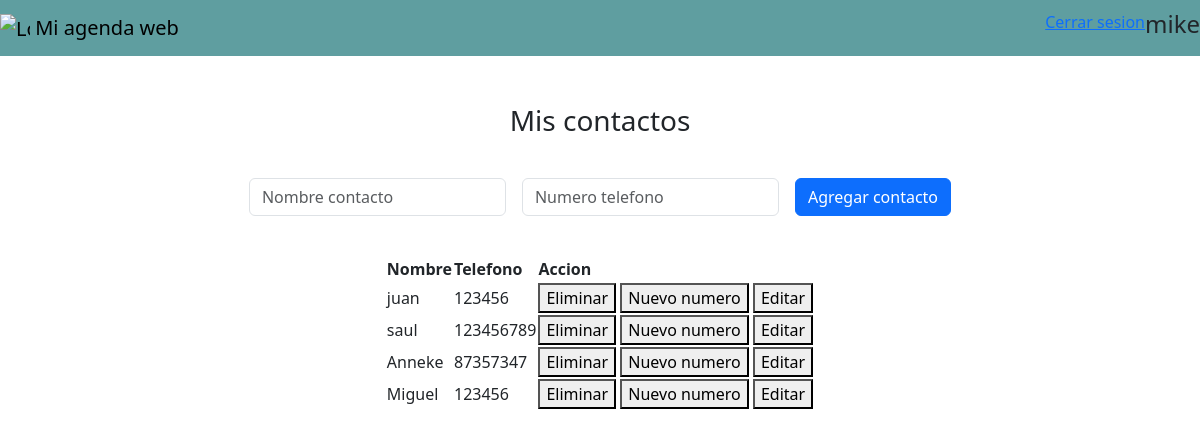
/ (signed in), run on the app's committed database.
### tables this page shows
CREATE TABLE 'numeros_telefonicos' ('id' INTEGER PRIMARY KEY ,'contacto_id' INTEGER,
    numero_telefono TEXT NOT NULL,
    FOREIGN KEY (contacto_id) REFERENCES contactos(id)
);

CREATE TABLE 'contactos' ('id' INTEGER PRIMARY KEY,'usuario_id' INTEGER,
    nombre TEXT NOT NULL,
    FOREIGN KEY (usuario_id) REFERENCES usuarios(id)
);

### app.py (the view)
@app.route("/", methods=["GET", "POST"])
def index():
    if not session.get("user_id"):
        return redirect("/login")
    usuario = session.get("name")
    u_id = session.get("user_id")
    datos = db.execute('''
            SELECT contactos.id,contactos.nombre, numeros_telefonicos.numero_telefono from usuarios
            JOIN contactos ON contactos.usuario_id = usuarios.id
            JOIN numeros_telefonicos on contactos.id = numeros_telefonicos.contacto_id
            where contactos.usuario_id = ?
        ''',u_id)
    if request.method == "POST":
        nombre = request.form.get("nombre")
        numero = request.form.get("numero")
        persona = session.get("user_id")
        if not nombre or not numero:
            return "Campos vacios"
        com = db.execute("SELECT nombre from contactos where nombre = ?", nombre)
        if com:
            return "Contacto ya existente"
        db.execute(
            "INSERT INTO contactos(usuario_id,nombre)VALUES(?,?)", persona, nombre)
        id_contacto = db.execute("SELECT id from contactos where nombre = ?", nombre)
        id_contacto = id_contacto[0]["id"]
        db.execute(
            "INSERT INTO numeros_telefonicos(contacto_id,numero_telefono)VALUES(?,?)", id_contacto, numero)
        return redirect("/")
    else:
        return render_template("index.html", usuario=usuario,datos=datos)

### templates/index.html (shortened to what this page needs)
{% extends "layout.html" %}
{% block body %}
<div class="mb-3">
    <h3 class="centro">Mis contactos</h3>
</div>
<br>
<div class="centro">
    <form class="row g-3" action="/" method="post">
        <div class="col-auto">
          <input type="text" name="nombre" class="form-control" id="inputPassword2" placeholder="Nombre contacto">
        </div>
        <div class="col-auto">
          <input type="text" name="numero" class="form-control" placeholder="Numero telefono">
        </div>
        <div class="col-auto">
          <button type="submit" class="btn btn-primary mb-3">Agregar contacto</button>
        </div>
    </form>
</div>
<br>
<div class="table-container centro">
    <table class="responsive-table">
        <thead>
        <tr>
          <th>Nombre</th>
          <th>Telefono</th>
          <th>Accion</th>
        </tr>
      </thead>
      <tbody>
          {%for i in datos%}
          <tr>
            <td>{{i.nombre}}</td>
            <td>{{i.numero_telefono}}</td>
            <td>
                <a href=""><button type="button">Eliminar</button></a>
                <a href=""><button type="button">Nuevo numero</button></a>
                <a href=""><button type="button">Editar</button></a>
            </td>
          </tr>
        {%endfor%}
      </tbody>
    </table>
  </div>
{% endblock %}

### templates/layout.html (shortened to what this page needs)
<!doctype html>
<html lang="en">
  <head>
    <link rel="stylesheet" href="./static/styles.css">
    <link href="https://cdn.jsdelivr.net/npm/bootstrap@5.3.3/dist/css/bootstrap.min.css" rel="stylesheet">
  </head>
  <body>
    <nav class="navbar" style="background-color: cadetblue;>
        <div class="container-fluid">
          <a class="navbar-brand" href="#">
            <img src="./static/agenda.png" alt="Logo" width="30" height="24" class="d-inline-block align-text-top">
            Mi agenda web
          </a>
          <div class="d-flex" role="search">
              <a href="/cierre">Cerrar sesion</a>
              <h4>{{usuario}}</h4>
          </div>
      </nav>
      <br><br>
    {% block body %} {% endblock %}
  </body>
</html>

### static/styles.css (style rules this page uses)
.centro { display: flex; justify-content: center; align-items: center; }

### data on the page
numeros_telefonicos: nombre "juan", numero_telefono "123456"
numeros_telefonicos: nombre "saul", numero_telefono "123456789"
numeros_telefonicos: nombre "Anneke", numero_telefono "87357347"
numeros_telefonicos: nombre "Miguel", numero_telefono "123456"

### other printed values
{{ usuario }} "mike"
